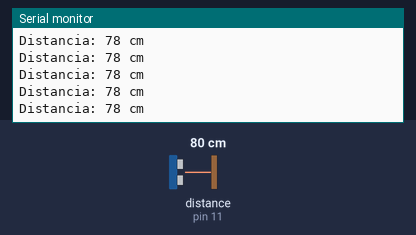
The sketch below on a simulated Arduino Uno, built with avr-gcc and run on an emulated ATmega328P. On the bench: the last lines printed to the serial monitor. Wiring (inferred from the names in the program): ultrasonic range finder: trigger pin 9; echo pin 11. Inputs (shaded band) come from the test bench; at power-on: distance to the obstacle (sensor on pin 11) 80 cm. The echo pulse lasts 58.3 µs per cm.

Above: at 1.2 s.
1.3 s: distance to the obstacle (sensor on pin 11) set to 299 cm
At 1.62 s:
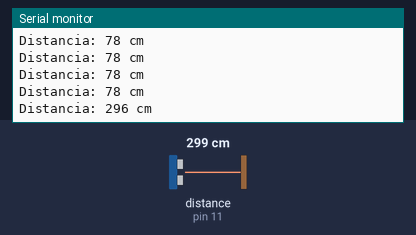
4.3 s: distance to the obstacle (sensor on pin 11) set to 2 cm
At 4.45 s:
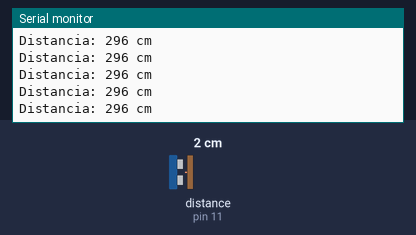
Timing chart, 0 to 7.3 s (numbered marks = the images above; inputs shaded):
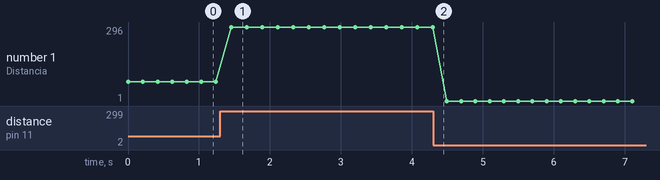

Measured:
- after the input at 1.3 s, the serial monitor: prints a new line after 0.16 s (image 1)
- plotted number 1: 78 → 296 after the input at 1.3 s, 296 → 1 after the input at 4.3 s

The sketch:

SmartHomeUltrasound.ino
```cpp
//Envia ultrasonido en una onda de 40,000Hz con HC-SR04
//Trig High for 10 us envia 8 Ciclos.
//Velocidad sonido = 340 m/s = 0.034 cm/us
//Echo recibe y muestra el tiempo que tardo en regresar.
//Tiempo = Distancia / Velocidad del Sonido
//Distancia = (Tiempo * Velocidad) / 2
//El tiempo se tiene que dividir entre dos por que tiene que ir y regresar.

const int trigPin = 9;
const int echoPin = 11;

long tiempo;
int distancia;
float velocidadSonido = 0.034;

void setup() {

  Serial.begin(9600);
  pinMode(trigPin, OUTPUT);
  pinMode(echoPin, INPUT);

}

void loop() {

  //Asegurar que esta apagado.
  digitalWrite(trigPin, LOW);
  delayMicroseconds(2);
  //Enviar señal de 8 ciclos en 10 us
  digitalWrite(trigPin, HIGH);
  delayMicroseconds(10);
  //Apagar
  digitalWrite(trigPin, LOW);

  //Obtener tiempo que tarda en regresar.
  tiempo = pulseIn(echoPin, HIGH);
  //Calcular distancia recorrida en base al tiempo y a la velocidad.
  distancia= (tiempo*velocidadSonido)/2;
  if (distancia <= 500 && distancia >= 0){
    Serial.print("Distancia: "); Serial.print(distancia); Serial.print(" cm"); Serial.println();
    delay(200);
  }

}
```
